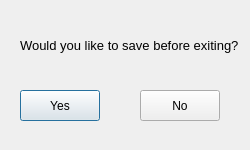
<?xml version="1.0" encoding="UTF-8"?>
<ui version="4.0">
 <class>exit</class>
 <widget class="QDialog" name="exit">
  <property name="geometry">
   <rect>
    <x>0</x>
    <y>0</y>
    <width>250</width>
    <height>150</height>
   </rect>
  </property>
  <property name="minimumSize">
   <size>
    <width>250</width>
    <height>150</height>
   </size>
  </property>
  <property name="maximumSize">
   <size>
    <width>250</width>
    <height>150</height>
   </size>
  </property>
  <property name="windowTitle">
   <string>Dialog</string>
  </property>
  <widget class="QLabel" name="label">
   <property name="geometry">
    <rect>
     <x>20</x>
     <y>20</y>
     <width>221</width>
     <height>50</height>
    </rect>
   </property>
   <property name="sizePolicy">
    <sizepolicy hsizetype="Preferred" vsizetype="Preferred">
     <horstretch>0</horstretch>
     <verstretch>0</verstretch>
    </sizepolicy>
   </property>
   <property name="font">
    <font>
     <pointsize>10</pointsize>
    </font>
   </property>
   <property name="text">
    <string>Would you like to save before exiting?</string>
   </property>
  </widget>
  <widget class="QPushButton" name="pushButton">
   <property name="geometry">
    <rect>
     <x>20</x>
     <y>90</y>
     <width>80</width>
     <height>31</height>
    </rect>
   </property>
   <property name="text">
    <string>Yes</string>
   </property>
  </widget>
  <widget class="QPushButton" name="pushButton_2">
   <property name="geometry">
    <rect>
     <x>140</x>
     <y>90</y>
     <width>80</width>
     <height>31</height>
    </rect>
   </property>
   <property name="text">
    <string>No</string>
   </property>
  </widget>
 </widget>
 <resources/>
 <connections/>
</ui>
